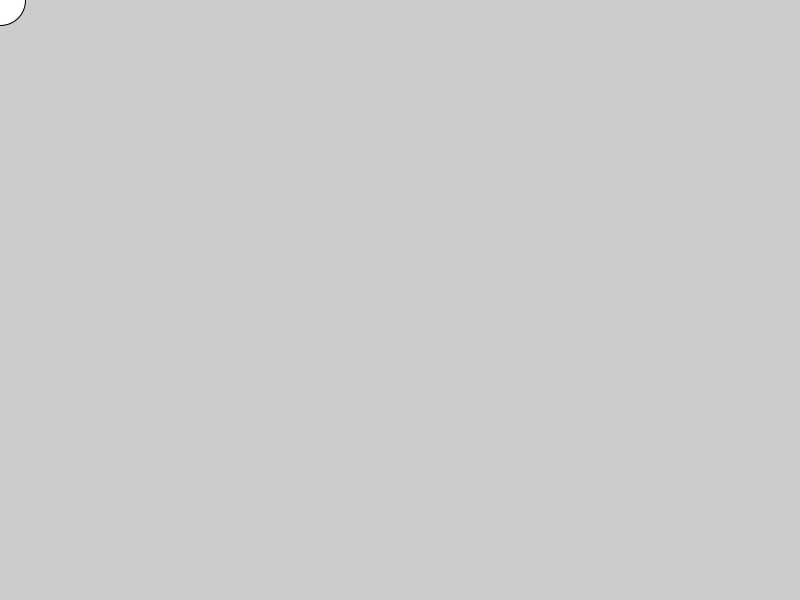
Frame 1 (no input)
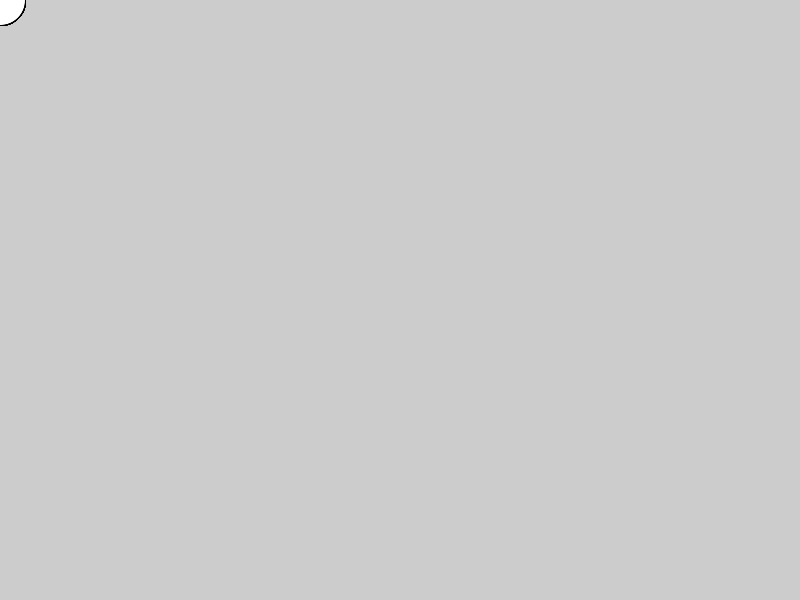
Frame 60 (the mouse pressed at the canvas centre just before this capture)
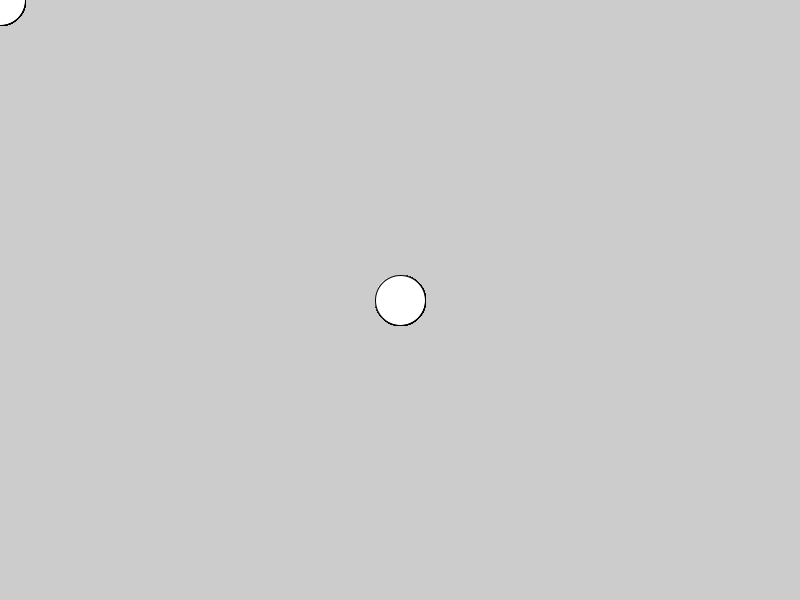
Frame 120 (the mouse held since frame 60 and released just before this capture)

The Processing sketch that drew these frames (run headless with seeded random() and noise(); from frame 60 on, the mouse is pressed at the canvas centre):

// Processing sketch: ForsteDemo
// ── ForsteDemo.pde
void setup() {
  size(800, 600);
}

void draw() {
  ellipse(mouseX, mouseY, 50, 50);
}
